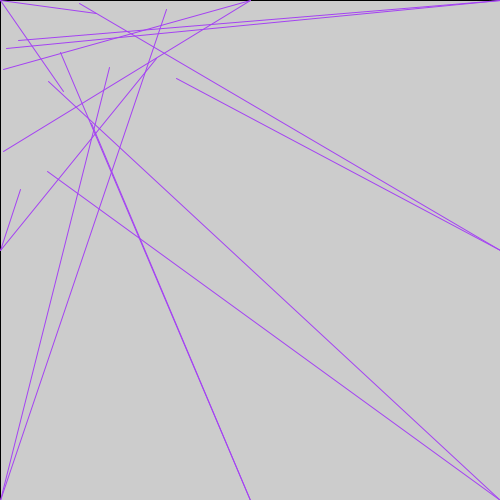
Frame 1 (no input)
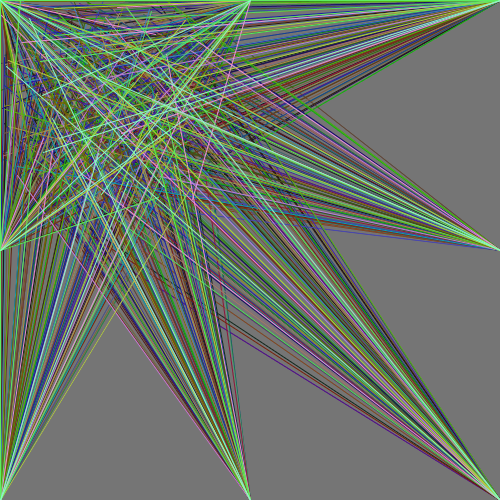
Frame 60 (the mouse pressed at the canvas centre just before this capture)
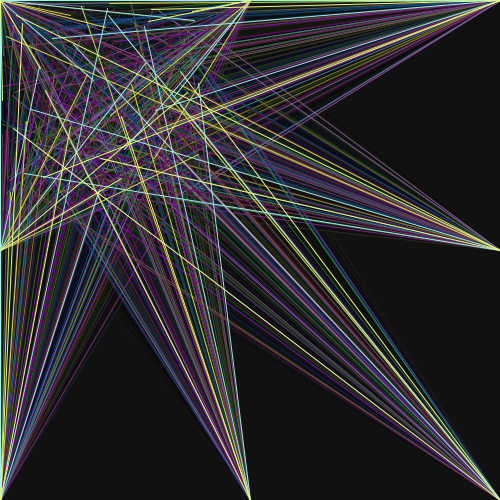
Frame 120 (the mouse held since frame 60 and released just before this capture)

The Processing sketch that drew these frames (run headless with seeded random() and noise(); from frame 60 on, the mouse is pressed at the canvas centre):

// Processing sketch: processing_118002
// ── processing_118002.pde

float i= 0;
void setup(){
  size(500,500);
  smooth();
}

void draw(){
  noCursor();
  fill(0,i);
  rect(0,0,width, height);
  stroke(random(255),random(255),random(255));
  line(random(0,200), random(0,200), 500,500);
  line(random(0,200), random(0,200), 0,0);
  line(random(0,200), random(0,200),0,500);
  line(random(0,200), random(0,200),500,0);
  line(random(0,200), random(0,200),250,0);
  line(random(0,200), random(0,200),250,500);
  line(random(0,200), random(0,200),0,250);
  line(random(0,200), random(0,200),500,250);
  line(random(0,200), random(0,200), 500,500);
  line(random(0,200), random(0,200), 0,0);
  line(random(0,200), random(0,200),0,500);
  line(random(0,200), random(0,200),500,0);
  line(random(0,200), random(0,200),250,0);
  line(random(0,200), random(0,200),250,500);
  line(random(0,200), random(0,200),0,250);
  line(random(0,200), random(0,200),500,250);
  if(i<30){
  i=i+0.1;
  }
  else i=0;
println(i);
}
